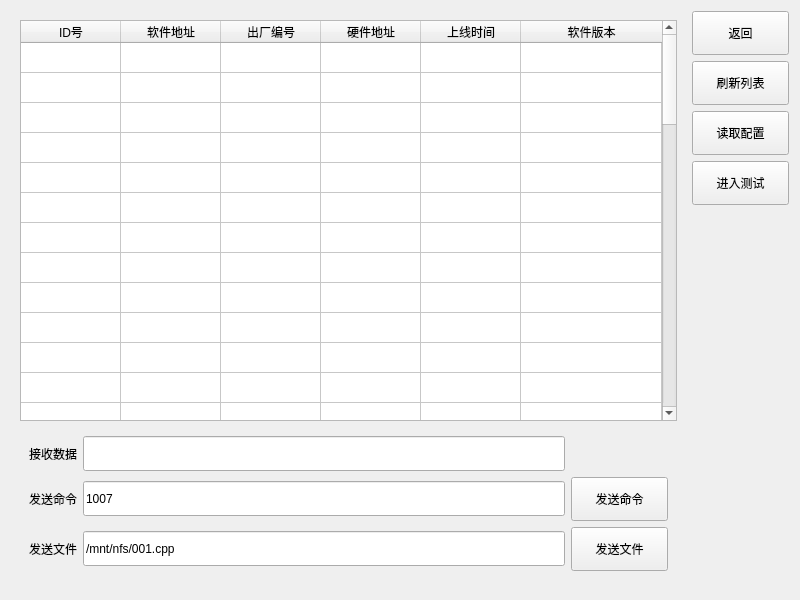
<?xml version="1.0" encoding="UTF-8"?>
<ui version="4.0">
 <class>COnlineList</class>
 <widget class="QWidget" name="COnlineList">
  <property name="geometry">
   <rect>
    <x>0</x>
    <y>0</y>
    <width>800</width>
    <height>600</height>
   </rect>
  </property>
  <property name="windowTitle">
   <string>Form</string>
  </property>
  <layout class="QHBoxLayout" name="horizontalLayout">
   <item>
    <widget class="QWidget" name="widgetList" native="true">
     <layout class="QVBoxLayout" name="verticalLayout">
      <item>
       <widget class="QTableWidget" name="tableWidget">
        <property name="editTriggers">
         <set>QAbstractItemView::NoEditTriggers</set>
        </property>
        <property name="selectionMode">
         <enum>QAbstractItemView::SingleSelection</enum>
        </property>
        <property name="selectionBehavior">
         <enum>QAbstractItemView::SelectRows</enum>
        </property>
        <property name="rowCount">
         <number>50</number>
        </property>
        <property name="columnCount">
         <number>6</number>
        </property>
        <attribute name="horizontalHeaderCascadingSectionResizes">
         <bool>true</bool>
        </attribute>
        <attribute name="horizontalHeaderHighlightSections">
         <bool>false</bool>
        </attribute>
        <attribute name="horizontalHeaderStretchLastSection">
         <bool>true</bool>
        </attribute>
        <attribute name="verticalHeaderVisible">
         <bool>false</bool>
        </attribute>
        <attribute name="verticalHeaderHighlightSections">
         <bool>false</bool>
        </attribute>
        <row/>
        <row/>
        <row/>
        <row/>
        <row/>
        <row/>
        <row/>
        <row/>
        <row/>
        <row/>
        <row/>
        <row/>
        <row/>
        <row/>
        <row/>
        <row/>
        <row/>
        <row/>
        <row/>
        <row/>
        <row/>
        <row/>
        <row/>
        <row/>
        <row/>
        <row/>
        <row/>
        <row/>
        <row/>
        <row/>
        <row/>
        <row/>
        <row/>
        <row/>
        <row/>
        <row/>
        <row/>
        <row/>
        <row/>
        <row/>
        <row/>
        <row/>
        <row/>
        <row/>
        <row/>
        <row/>
        <row/>
        <row/>
        <row/>
        <row/>
        <column>
         <property name="text">
          <string>ID号</string>
         </property>
        </column>
        <column>
         <property name="text">
          <string>软件地址</string>
         </property>
        </column>
        <column>
         <property name="text">
          <string>出厂编号</string>
         </property>
        </column>
        <column>
         <property name="text">
          <string>硬件地址</string>
         </property>
        </column>
        <column>
         <property name="text">
          <string>上线时间</string>
         </property>
        </column>
        <column>
         <property name="text">
          <string>软件版本</string>
         </property>
        </column>
       </widget>
      </item>
      <item>
       <widget class="QWidget" name="widget" native="true">
        <property name="maximumSize">
         <size>
          <width>16777215</width>
          <height>200</height>
         </size>
        </property>
        <layout class="QGridLayout" name="gridLayout_2">
         <item row="2" column="0">
          <widget class="QLabel" name="label">
           <property name="minimumSize">
            <size>
             <width>0</width>
             <height>35</height>
            </size>
           </property>
           <property name="text">
            <string>发送文件</string>
           </property>
          </widget>
         </item>
         <item row="1" column="0">
          <widget class="QLabel" name="label_3">
           <property name="minimumSize">
            <size>
             <width>0</width>
             <height>35</height>
            </size>
           </property>
           <property name="text">
            <string>发送命令</string>
           </property>
          </widget>
         </item>
         <item row="1" column="1">
          <widget class="QLineEdit" name="lineEditCmd">
           <property name="minimumSize">
            <size>
             <width>0</width>
             <height>35</height>
            </size>
           </property>
           <property name="text">
            <string>1007</string>
           </property>
          </widget>
         </item>
         <item row="2" column="1">
          <widget class="QLineEdit" name="lineEditFile">
           <property name="minimumSize">
            <size>
             <width>0</width>
             <height>35</height>
            </size>
           </property>
           <property name="text">
            <string>/mnt/nfs/001.cpp</string>
           </property>
          </widget>
         </item>
         <item row="0" column="0">
          <widget class="QLabel" name="label_2">
           <property name="minimumSize">
            <size>
             <width>0</width>
             <height>35</height>
            </size>
           </property>
           <property name="text">
            <string>接收数据</string>
           </property>
          </widget>
         </item>
         <item row="1" column="2">
          <widget class="QPushButton" name="btnCmd">
           <property name="minimumSize">
            <size>
             <width>97</width>
             <height>44</height>
            </size>
           </property>
           <property name="text">
            <string>发送命令</string>
           </property>
          </widget>
         </item>
         <item row="2" column="2">
          <widget class="QPushButton" name="btnFile">
           <property name="minimumSize">
            <size>
             <width>97</width>
             <height>44</height>
            </size>
           </property>
           <property name="text">
            <string>发送文件</string>
           </property>
          </widget>
         </item>
         <item row="0" column="1">
          <widget class="QLineEdit" name="lineEdit">
           <property name="minimumSize">
            <size>
             <width>0</width>
             <height>35</height>
            </size>
           </property>
          </widget>
         </item>
        </layout>
       </widget>
      </item>
     </layout>
    </widget>
   </item>
   <item>
    <widget class="QWidget" name="widgetBtn" native="true">
     <layout class="QVBoxLayout" name="verticalLayout_3">
      <property name="margin">
       <number>0</number>
      </property>
      <item>
       <widget class="QPushButton" name="btnExit">
        <property name="minimumSize">
         <size>
          <width>97</width>
          <height>44</height>
         </size>
        </property>
        <property name="text">
         <string>返回</string>
        </property>
       </widget>
      </item>
      <item>
       <widget class="QPushButton" name="btnLoad">
        <property name="minimumSize">
         <size>
          <width>97</width>
          <height>44</height>
         </size>
        </property>
        <property name="text">
         <string>刷新列表</string>
        </property>
       </widget>
      </item>
      <item>
       <widget class="QPushButton" name="btnRead">
        <property name="minimumSize">
         <size>
          <width>60</width>
          <height>44</height>
         </size>
        </property>
        <property name="text">
         <string>读取配置</string>
        </property>
       </widget>
      </item>
      <item>
       <widget class="QPushButton" name="btnTest">
        <property name="minimumSize">
         <size>
          <width>60</width>
          <height>44</height>
         </size>
        </property>
        <property name="text">
         <string>进入测试</string>
        </property>
       </widget>
      </item>
      <item>
       <spacer name="verticalSpacer">
        <property name="orientation">
         <enum>Qt::Vertical</enum>
        </property>
        <property name="sizeHint" stdset="0">
         <size>
          <width>20</width>
          <height>40</height>
         </size>
        </property>
       </spacer>
      </item>
     </layout>
    </widget>
   </item>
  </layout>
 </widget>
 <resources/>
 <connections/>
</ui>
